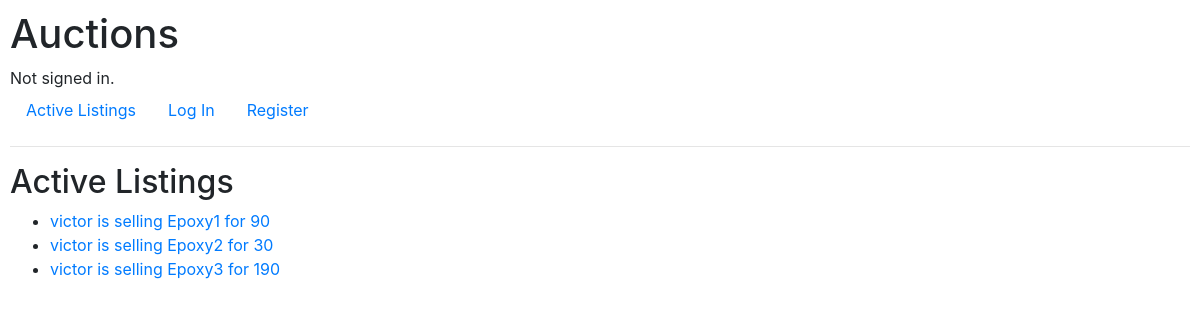
Before: / with the older database file.
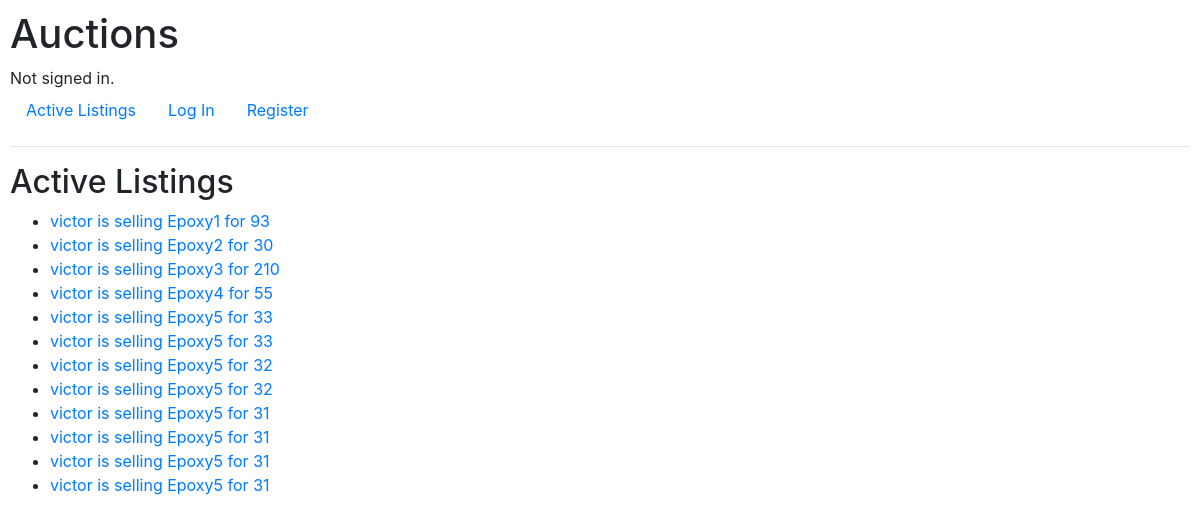
After: the same page with the newer database file.
### auctions/models.py (models this page shows)
class AuctionListing(models.Model):
	id = models.BigAutoField(primary_key=True)
	user_name = models.ForeignKey(User, on_delete = models.CASCADE, default = "victor")
	listingname = models.CharField(max_length = 50)
	listingdesc = models.CharField(max_length = 200, blank = True)
	listingurl = models.CharField(max_length = 100, blank = True)
	listingcategory = models.CharField(max_length = 20, blank = True)
	liquid = models.BooleanField(default = True)
	initbid = models.IntegerField()
	def __str__(self):
		return f"{self.user_name} is selling {self.listingname} for {self.initbid}"

class User(AbstractUser):
	id = models.BigAutoField(primary_key=True)

### auctions/views.py (the view)
# urls.py: path("", views.index, name="index"),
def index(request):
    return render(request, "auctions/index.html", {
        "listings" : list(AuctionListing.objects.all())
        })

### auctions/templates/auctions/index.html
{% extends "auctions/layout.html" %}
{% block body %}
    <h2>Active Listings</h2>
    <ul>
        {% for listing in listings %}
        {% if listing.liquid %}
        <li><a href="{% url 'listingpage' listing.id %}">{{ listing }}</a></li>
        {% endif %}
        {% endfor %}
    </ul>
{% endblock %}

### auctions/templates/auctions/layout.html (shortened to what this page needs)
{% load static %}
<!DOCTYPE html>
<html lang="en">
    <head>
        <link rel="stylesheet" href="https://stackpath.bootstrapcdn.com/bootstrap/4.4.1/css/bootstrap.min.css">
        <link href="{% static 'auctions/styles.css' %}" rel="stylesheet">
    </head>
    <body>
        <h1>Auctions</h1>
        <div>
            {% if user.is_authenticated %}
                Signed in as <strong>{{ user.username }}</strong>.
            {% else %}
                Not signed in.
            {% endif %}
        </div>
        <ul class="nav">
            <li class="nav-item">
                <a class="nav-link" href="{% url 'index' %}">Active Listings</a>
            </li>
            {% if user.is_authenticated %}
            <li class="nav-item">
                    <a class="nav-link" href="{% url 'logout' %}">Log Out</a>
            </li>
            <li class="nav-item">
                    <a class="nav-link" href="{% url 'category' %}">Categories</a>
            </li>
            <li class="nav-item">
                    <a class="nav-link" href="{% url 'listentry' %}">Create New Listing</a>
            </li>
            {% else %}
                <li class="nav-item">
                    <a class="nav-link" href="{% url 'login' %}">Log In</a>
                </li>
                <li class="nav-item">
                    <a class="nav-link" href="{% url 'register' %}">Register</a>
                </li>
            {% endif %}
        </ul>
        <hr>
        {% block body %}
        {% endblock %}
    </body>
</html>

### auctions/static/auctions/styles.css (style rules this page uses)
body { padding: 10px; }

Changed rows visible on the page:
changed AuctionListing: user_name+listingname+initbid "victor is selling Epoxy1 for 90" → "victor is selling Epoxy1 for 93"
changed AuctionListing: user_name+listingname+initbid "victor is selling Epoxy3 for 190" → "victor is selling Epoxy3 for 210"
added AuctionListing: user_name+listingname+initbid "victor is selling Epoxy4 for 55"
added AuctionListing: user_name+listingname+initbid "victor is selling Epoxy5 for 33"
added AuctionListing: user_name+listingname+initbid "victor is selling Epoxy5 for 33"
added AuctionListing: user_name+listingname+initbid "victor is selling Epoxy5 for 32"
added AuctionListing: user_name+listingname+initbid "victor is selling Epoxy5 for 32"
added AuctionListing: user_name+listingname+initbid "victor is selling Epoxy5 for 31"
added AuctionListing: user_name+listingname+initbid "victor is selling Epoxy5 for 31"
added AuctionListing: user_name+listingname+initbid "victor is selling Epoxy5 for 31"
added AuctionListing: user_name+listingname+initbid "victor is selling Epoxy5 for 31"
